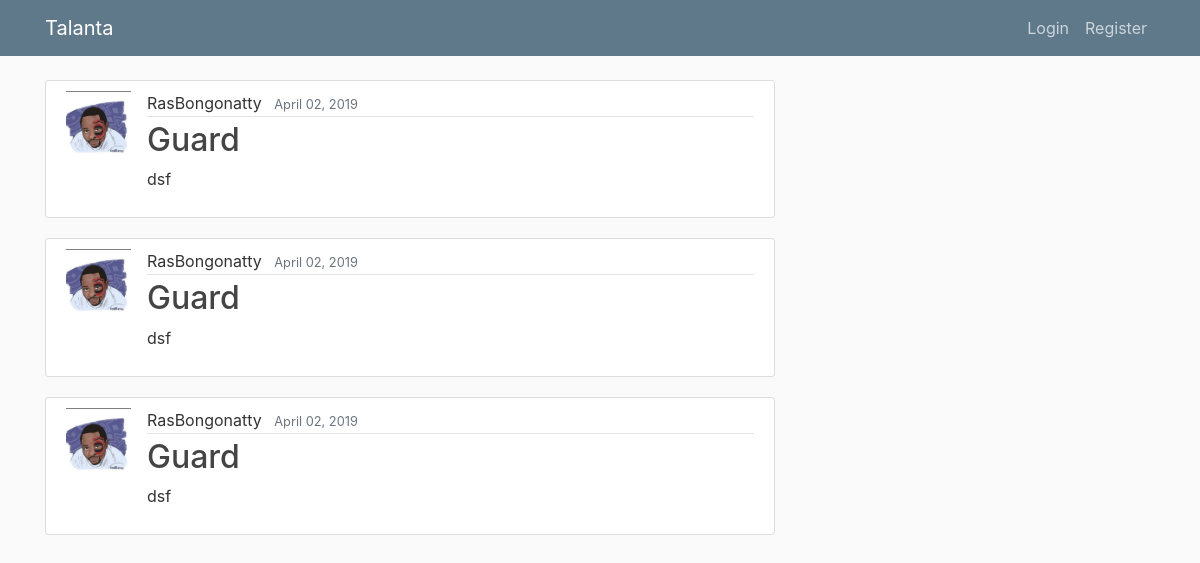
Before: / with the older database file.
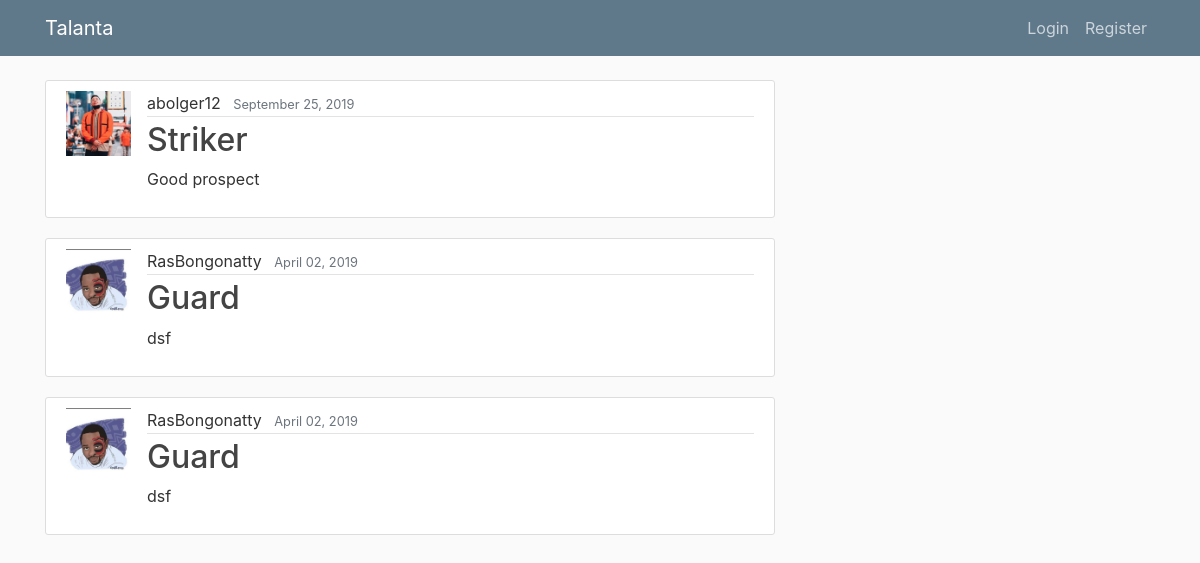
After: the same page with the newer database file.
### karatasi/models.py (models this page shows, shortened)
class Post(models.Model):
    sport_type = (('soccer', 'Soccer'),('basketball', 'Basketball'),('netball', 'Netball'),)
    image = models.ImageField(default = 'default.jpg' , upload_to ='player_pics')
    county = models.CharField(default = '', max_length=100)
    school = models.CharField(default = '', max_length=100)
    player_name = models.CharField(default = '', max_length=100)
    age = models.CharField(default = '', max_length=100)
    gender = models.CharField(default = '', max_length=100)
    sport =  models.CharField(max_length=10, choices=sport_type)
    height = models.CharField(default = '', max_length=100)
    weight = models.CharField(default = '', max_length=100)
    speed = models.CharField(default = '', max_length=100)
    position = models.CharField(max_length=100)
    comment = models.TextField()
    date_posted = models.DateTimeField(default=timezone.now)
    name = models.ForeignKey(User,on_delete=models.CASCADE)

### users/models.py (models this page shows, shortened)
class Profile(models.Model):
    user = models.OneToOneField(User, on_delete = models.CASCADE)
    image = models.ImageField(default = 'default.jpg' , upload_to ='profile_pics')

### karatasi/views.py (the view)
# urls.py: path('',PostListView.as_view(), name = 'karatasi-home'),
class PostListView(ListView):
    model = Post
    template_name = 'karatasi/home.html'
    context_object_name = 'posts'
    ordering = ['-date_posted']
    paginate_by = 3

### karatasi/templates/karatasi/home.html
{% extends "karatasi/base.html"%}
{% block content %}
    {% for post in posts %}
      <article class="media content-section">
          <a href=" {% url 'post-detail' post.id %} ">
            <img class = 'rounded-square article-img'src="{{ post.name.profile.image.url }}" alt="">
            <div class="media-body" href=" {% url 'post-detail' post.id %} " >
              <div class="article-metadata">
                <a class="mr-2" >{{ post.name}} </a>
                <small class="text-muted">{{post.date_posted|date:" F d, Y"}}</small>
              </div>
              <h2><a class="article-title" href=" {% url 'post-detail' post.id %}" >{{post.position}}</a></h2>
              <p class="article-content">{{post.comment}}</p>
            </div>
          </a>
      </article>
    {% endfor %}
{% endblock content%}

Changed rows visible on the page:
no longer on this page (row unchanged): Post: name.profile.image (placeholder picture), name "RasBongonatty", date_posted "April 02, 2019", position "Guard", comment "dsf"
added Post: name.profile.image (picture), name "abolger12", date_posted "September 25, 2019", position "Striker", comment "Good prospect"
